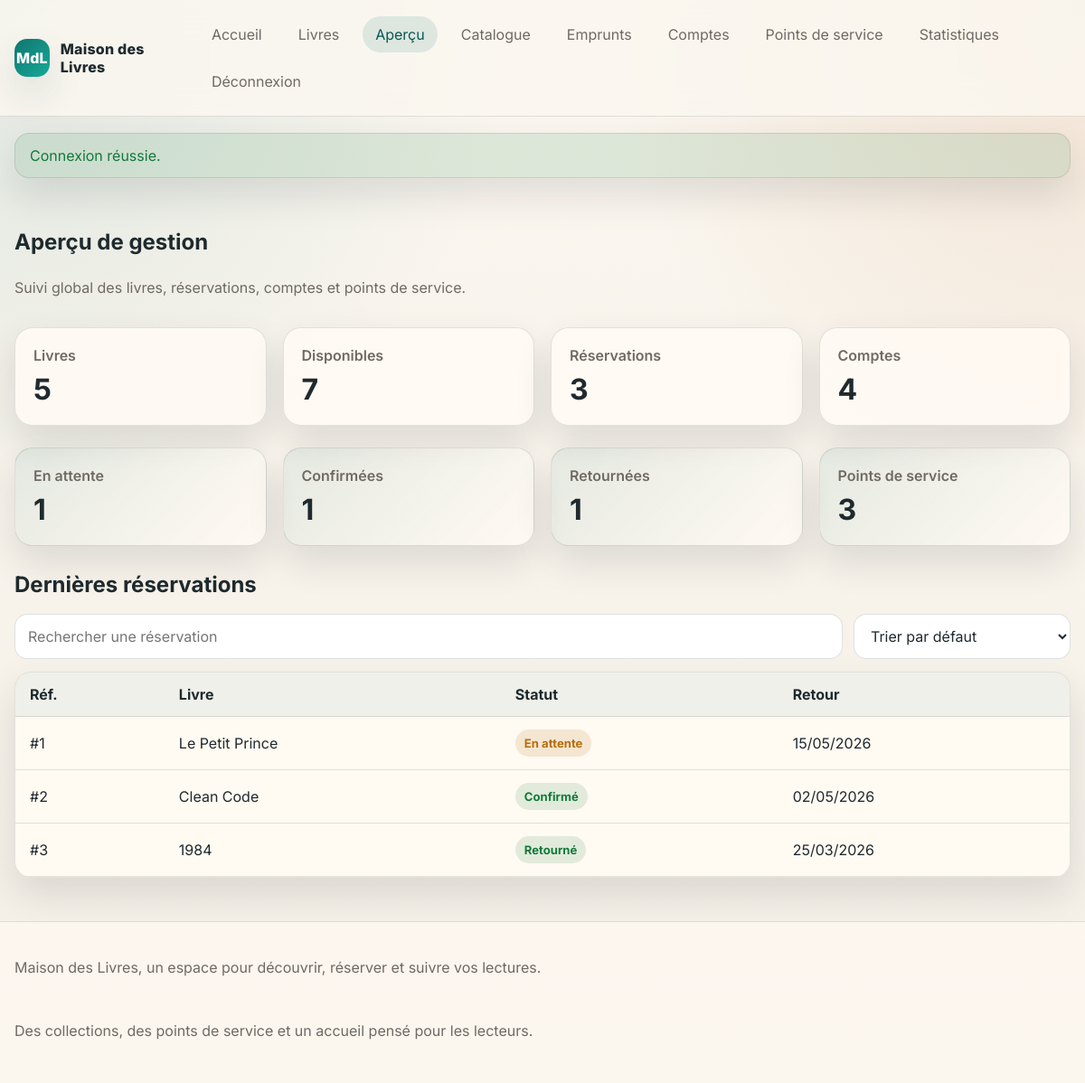
The app's page /admin-dashboard.php (signed in) with its own data.
### tables this page shows
CREATE TABLE emprunts (
    id INT UNSIGNED AUTO_INCREMENT PRIMARY KEY,
    user_id INT UNSIGNED NULL,
    livre_id INT UNSIGNED NULL,
    bibliotheque_id INT UNSIGNED NULL,
    full_name VARCHAR(150) NOT NULL,
    email VARCHAR(190) NOT NULL,
    phone VARCHAR(30) NOT NULL,
    borrow_date DATE NOT NULL,
    return_date DATE NOT NULL,
    status ENUM('pending', 'confirmed', 'cancelled', 'returned') NOT NULL DEFAULT 'pending',
    livre_titre VARCHAR(180) NOT NULL,
    livre_categorie VARCHAR(100) NOT NULL,
    bibliotheque_nom VARCHAR(150) NOT NULL,
    created_at TIMESTAMP DEFAULT CURRENT_TIMESTAMP,
    updated_at TIMESTAMP NULL DEFAULT NULL ON UPDATE CURRENT_TIMESTAMP,
    CONSTRAINT fk_emprunts_users
        FOREIGN KEY (user_id) REFERENCES users(id)
        ON DELETE SET NULL ON UPDATE CASCADE,
    CONSTRAINT fk_emprunts_livres
        FOREIGN KEY (livre_id) REFERENCES livres(id)
        ON DELETE SET NULL ON UPDATE CASCADE,
    CONSTRAINT fk_emprunts_bibliotheques
        FOREIGN KEY (bibliotheque_id) REFERENCES bibliotheques(id)
        ON DELETE SET NULL ON UPDATE CASCADE
);

### app/config/Database.php (called while the page is built)
<?php
class Database
{
    private static ?PDO $connection = null;
    public static function getConnection(): PDO
    {
        if (self::$connection === null) {
            $host = getenv('DB_HOST') ?: 'localhost';
            $name = getenv('DB_NAME') ?: 'library_management';
            $user = getenv('DB_USER') ?: 'root';
            $pass = getenv('DB_PASS') ?: '';
            $port = getenv('DB_PORT') ?: '3306';
            $dsn = 'mysql:host=' . $host . ';port=' . $port . ';dbname=' . $name . ';charset=utf8mb4';
            self::$connection = new PDO($dsn, $user, $pass, [
                PDO::ATTR_ERRMODE => PDO::ERRMODE_EXCEPTION,
                PDO::ATTR_DEFAULT_FETCH_MODE => PDO::FETCH_ASSOC,
                PDO::ATTR_EMULATE_PREPARES => false,
            ]);
        }
        return self::$connection;
    }
}

### app/core/Model.php (called while the page is built, shortened)
<?php
abstract class Model
{
    protected PDO $db;
    public function __construct()
    {
        $this->db = Database::getConnection();
    }
    protected function execute(string $sql, array $params = []): PDOStatement
    {
        $statement = $this->db->prepare($sql);
        $statement->execute($params);
        return $statement;
    }
    protected function fetchAll(string $sql, array $params = []): array
    {
        return $this->execute($sql, $params)->fetchAll();
    }
    protected function hydrateRows(array $rows): array
    {
        $items = [];
        foreach ($rows as $row) {
            $items[] = $this->hydrateRow($row);
        }
        return $items;
    }
    protected function fetchOne(string $sql, array $params = []): array|false
    {
        return $this->execute($sql, $params)->fetch();
    }
}

### app/models/Livre.php (called while the page is built, shortened)
<?php
class Livre extends Model
{
    public function countTotal(): int
    {
        return (int) $this->fetchOne('SELECT COUNT(*) AS total FROM livres')['total'];
    }
    public function countAvailable(): int
    {
        return (int) $this->fetchOne('SELECT COUNT(*) AS total FROM bibliotheque_livres WHERE available_exemplaires > 0')['total'];
    }
}

### app/models/Emprunt.php (called while the page is built, shortened)
<?php
class Emprunt extends Model
{
    private ?int $id = null;
    private string $returnDate = '';
    private string $status = 'pending';
    private string $livreTitre = '';
    private function hydrate(array $data): void
    {
        $this->id = isset($data['id']) ? (int) $data['id'] : null;
        $this->returnDate = $data['return_date'] ?? '';
        $this->status = $data['status'] ?? 'pending';
        $this->livreTitre = $data['livre_titre'] ?? '';
    }
    public function getId(): ?int { return $this->id; }
    public function getReturnDate(): string { return $this->returnDate; }
    public function getStatus(): string { return $this->status; }
    public function getLivreTitre(): string { return $this->livreTitre; }
    protected function hydrateRow(array $row): Emprunt
    {
        return new Emprunt($row);
    }
    public function countTotal(): int
    {
        return (int) $this->fetchOne('SELECT COUNT(*) AS total FROM emprunts')['total'];
    }
    public function countByStatus(string $status): int
    {
        return (int) $this->fetchOne(
            'SELECT COUNT(*) AS total FROM emprunts WHERE status = :status',
            ['status' => $status]
        )['total'];
    }
    public function latest(int $limit = 5): array
    {
        $rows = $this->fetchAll(
            'SELECT * FROM emprunts ORDER BY created_at DESC LIMIT ' . (int) $limit
        );
        return $this->hydrateRows($rows);
    }
}

### app/models/User.php (called while the page is built, shortened)
<?php
class User extends Model
{
    public function countTotal(): int
    {
        return (int) $this->fetchOne('SELECT COUNT(*) AS total FROM users')['total'];
    }
}

### app/models/Bibliotheque.php (called while the page is built, shortened)
<?php
class Bibliotheque extends Model
{
    protected function hydrateRow(array $row): Bibliotheque
    {
        return new Bibliotheque($row);
    }
    public function all(): array
    {
        $rows = $this->fetchAll(
            'SELECT b.*,
                    (SELECT COUNT(*) FROM bibliotheque_livres bl WHERE bl.bibliotheque_id = b.id) AS book_count,
                    (SELECT COUNT(*) FROM emprunts e WHERE e.bibliotheque_id = b.id AND e.status IN (\'pending\', \'confirmed\')) AS current_borrowings_count
              FROM bibliotheques b
              ORDER BY b.created_at DESC'
        );
        return $this->hydrateRows($rows);
    }
}

### app/core/helpers.php (called while the page is built, shortened)
<?php
if (!function_exists('e')) {
    function e(mixed $value): string
    {
        return htmlspecialchars((string) $value, ENT_QUOTES, 'UTF-8');
    }
}
if (!function_exists('format_date_fr')) {
    function format_date_fr(?string $date): string
    {
        $timestamp = strtotime($date);
        return date('d/m/Y', $timestamp);
    }
}
if (!function_exists('badge_class')) {
    function badge_class(string $status): string
    {
        return match ($status) {
            'confirmed', 'active', 'available', 'returned' => 'badge-success',
            'pending' => 'badge-warning',
            'cancelled', 'inactive', 'unavailable' => 'badge-danger',
            default => 'badge-info',
        };
    }
}
if (!function_exists('status_label')) {
    function status_label(string $status): string
    {
        return match ($status) {
            'confirmed' => 'Confirmé',
            'pending' => 'En attente',
            'cancelled' => 'Annulé',
            'returned' => 'Retourné',
            'active' => 'Actif',
            'inactive' => 'Inactif',
            'available' => 'Disponible',
            'unavailable' => 'Indisponible',
            default => ucfirst($status),
        };
    }
}

### public/admin-dashboard.php (the view, shortened to what this page needs)
<?php
require_once __DIR__ . '/../app/core/helpers.php';
require_once __DIR__ . '/../app/config/Database.php';
require_once __DIR__ . '/../app/core/Model.php';
require_once __DIR__ . '/../app/models/Bibliotheque.php';
require_once __DIR__ . '/../app/models/Emprunt.php';
require_once __DIR__ . '/../app/models/Livre.php';
require_once __DIR__ . '/../app/models/User.php';
$livreModel = new Livre();
$empruntModel = new Emprunt();
$userModel = new User();
$bibliothequeModel = new Bibliotheque();
$stats = [
    'total_books' => $livreModel->countTotal(),
    'available_books' => $livreModel->countAvailable(),
    'total_borrowings' => $empruntModel->countTotal(),
    'pending_borrowings' => $empruntModel->countByStatus('pending'),
    'confirmed_borrowings' => $empruntModel->countByStatus('confirmed'),
    'returned_borrowings' => $empruntModel->countByStatus('returned'),
    'total_users' => $userModel->countTotal(),
    'total_branches' => count($bibliothequeModel->all()),
];
$latestBorrowings = $empruntModel->latest(5);
require __DIR__ . '/partials/header.php';
?>
<section class="section">
    <div class="section-head">
        <h1>Aperçu de gestion</h1>
        <p>Suivi global des livres, réservations, comptes et points de service.</p>
    </div>
    <div class="grid cards-4">
        <article class="stat-card"><span>Livres</span><strong><?= e((string) $stats['total_books']) ?></strong></article>
        <article class="stat-card"><span>Disponibles</span><strong><?= e((string) $stats['available_books']) ?></strong></article>
        <article class="stat-card"><span>Réservations</span><strong><?= e((string) $stats['total_borrowings']) ?></strong></article>
        <article class="stat-card"><span>Comptes</span><strong><?= e((string) $stats['total_users']) ?></strong></article>
    </div>
    <div class="grid cards-4 mt-24">
        <article class="stat-card soft"><span>En attente</span><strong><?= e((string) $stats['pending_borrowings']) ?></strong></article>
        <article class="stat-card soft"><span>Confirmées</span><strong><?= e((string) $stats['confirmed_borrowings']) ?></strong></article>
        <article class="stat-card soft"><span>Retournées</span><strong><?= e((string) $stats['returned_borrowings']) ?></strong></article>
        <article class="stat-card soft"><span>Points de service</span><strong><?= e((string) $stats['total_branches']) ?></strong></article>
    </div>
    <div class="section-head section-head-small">
        <h2>Dernières réservations</h2>
    </div>
    <div class="table-tools" data-table-tools data-table-target="dashboardBorrowingsTable">
        <input class="form-control" type="search" placeholder="Rechercher une réservation" data-table-search>
        <select class="form-control" data-table-sort>
            <option value="">Trier par défaut</option>
        </select>
    </div>
    <div class="table-responsive">
        <table class="data-table" id="dashboardBorrowingsTable">
            <thead>
                <tr>
                    <th>Réf.</th>
                    <th>Livre</th>
                    <th>Statut</th>
                    <th>Retour</th>
                </tr>
            </thead>
            <tbody>
                <?php foreach ($latestBorrowings as $borrow): ?>
                    <tr
                        data-search="<?= e(strtolower('#' . $borrow->getId() . ' ' . $borrow->getLivreTitre() . ' ' . status_label($borrow->getStatus()))) ?>"
                        data-sort-ref="<?= e((string) $borrow->getId()) ?>"
                        data-sort-book="<?= e(strtolower($borrow->getLivreTitre())) ?>"
                        data-sort-status="<?= e(strtolower(status_label($borrow->getStatus()))) ?>"
                        data-sort-return="<?= e($borrow->getReturnDate()) ?>"
                    >
                        <td>#<?= e((string) $borrow->getId()) ?></td>
                        <td><?= e($borrow->getLivreTitre()) ?></td>
                        <td><span class="badge <?= badge_class($borrow->getStatus()) ?>"><?= e(status_label($borrow->getStatus())) ?></span></td>
                        <td><?= e(format_date_fr($borrow->getReturnDate())) ?></td>
                    </tr>
                <?php endforeach; ?>
            </tbody>
        </table>
    </div>
</section>
<?php require __DIR__ . '/partials/footer.php'; ?>

### public/assets/css/style.css (style rules this page uses)
:root { --bg: #f4efe6; --surface: #fffaf3; --surface-2: #f2eadf; --text: #1f2a2e; --muted: #6f6a63; --primary: #0f766e; --primary-dark: #0a5953; --secondary: #b45309; --danger: #b42318; --success: #127a3a; --warning: #b76d0d; --border: rgba(31, 42, 46, 0.12); --shadow: 0 18px 40px rgba(27, 35, 38, 0.12); --radius: 20px; }
* { box-sizing: border-box; }
html { scroll-behavior: smooth; }
body { margin: 0; font-family: 'Inter', sans-serif; color: var(--text); background: radial-gradient(circle at top left, rgba(15, 118, 110, 0.12), transparent 34%), radial-gradient(circle at top right, rgba(180, 83, 9, 0.12), transparent 32%), linear-gradient(180deg, #fbf7f0 0%, var(--bg) 100%); min-height: 100vh; }
.hero, .section, .panel, .card, .stat-card { animation: rise 0.45s ease both; }
.hero-content, .hero-panel, .panel, .card, .stat-card { background: rgba(255, 250, 243, 0.92); border: 1px solid var(--border); border-radius: var(--radius); box-shadow: var(--shadow); }
.section { margin-top: 28px; }
.section-head { display: flex; flex-direction: column; gap: 10px; margin-bottom: 18px; }
.section-head h1, .section-head h2, .panel h1, .panel h2 { margin: 0; }
.section-head p, .muted, .lead { color: var(--muted); }
.section-head-small { margin-top: 28px; }
.grid { display: grid; gap: 18px; }
.cards-4 { grid-template-columns: repeat(4, minmax(0, 1fr)); }
.card, .panel, .stat-card { padding: 20px; }
.tag, .badge { display: inline-flex; align-items: center; gap: 6px; width: fit-content; padding: 7px 10px; border-radius: 999px; font-size: 0.82rem; font-weight: 700; }
.badge-success { background: rgba(18, 122, 58, 0.12); color: var(--success); }
.badge-warning { background: rgba(183, 109, 13, 0.14); color: var(--warning); }
.form-control, textarea.form-control, select.form-control { width: 100%; padding: 13px 14px; border-radius: 14px; border: 1px solid rgba(31, 42, 46, 0.14); background: #fff; color: var(--text); font: inherit; }
.table-tools { display: grid; grid-template-columns: minmax(0, 1fr) 240px; gap: 12px; margin-bottom: 14px; }
.table-responsive { overflow-x: auto; border-radius: 18px; border: 1px solid var(--border); box-shadow: var(--shadow); background: rgba(255, 250, 243, 0.94); }
.data-table { width: 100%; border-collapse: collapse; min-width: 860px; }
.data-table th, .data-table td { text-align: left; padding: 14px 16px; border-bottom: 1px solid var(--border); }
.data-table th { background: rgba(15, 118, 110, 0.07); }
.stat-card { display: flex; flex-direction: column; gap: 8px; }
.stat-card span { color: var(--muted); font-weight: 600; }
.stat-card strong { font-size: 2rem; }
.stat-card.soft { background: linear-gradient(135deg, rgba(15, 118, 110, 0.08), rgba(255, 250, 243, 0.94)); }
.mt-24 { margin-top: 24px; }

### records on screen
emprunts: livre "5", user "1", id "3", livre_titre "1984", status "Retourné", return_date "25/03/2026"
emprunts: id "1", livre_titre "Le Petit Prince", status "En attente", return_date "15/05/2026"
emprunts: id "2", livre_titre "Clean Code", status "Confirmé", return_date "02/05/2026"

### other values on screen
$flash['message'] "Connexion réussie."
$stats['available_books'] "7"
$stats['total_borrowings'] "3"
$stats['total_users'] "4"
$stats['total_branches'] "3"
